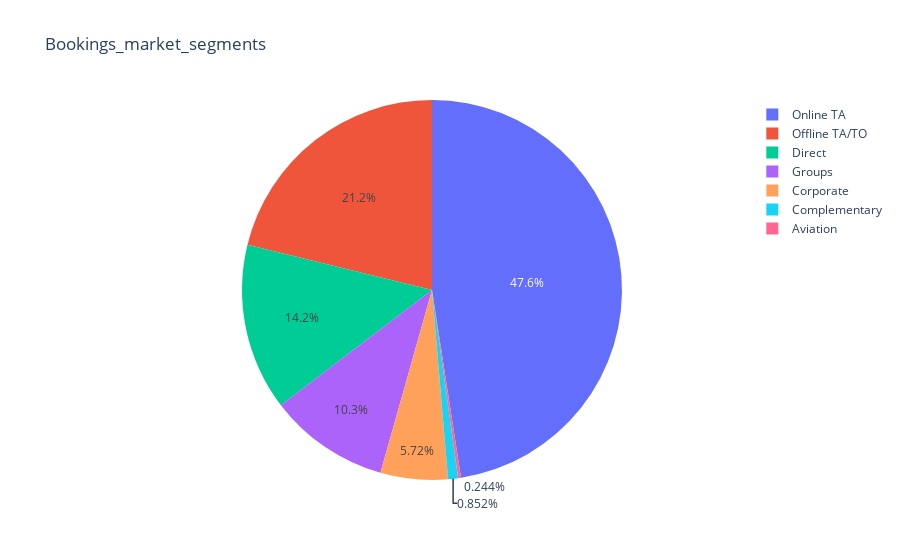

Write notebook code for a chart like this one.
### Code cell
px.pie(data_frame=final,names=final["market_segment"].value_counts().index,values=final["market_segment"].value_counts(),title="Bookings_market_segments")
#we can observe that,majoritiy bookings were done online and second one is via offline

### Figure 1 — Plotly figure (JSON) as saved in the notebook; plotly's stock layout.template omitted (floating-point values rounded to 4 significant figures)
{"data": [{"domain": {"x": [0, 1], "y": [0, 1]}, "hovertemplate": "label=%{label}<br>value=%{value}<extra></extra>", "labels": ["Online TA", "Offline TA/TO", "Direct", "Groups", "Corporate", "Complementary", "Aviation"], "legendgroup": "", "name": "", "showlegend": true, "type": "pie", "values": [35673, 15880, 10648, 7697, 4291, 639, 183]}], "layout": {"legend": {"tracegroupgap": 0}, "title": {"text": "Bookings_market_segments"}}}
